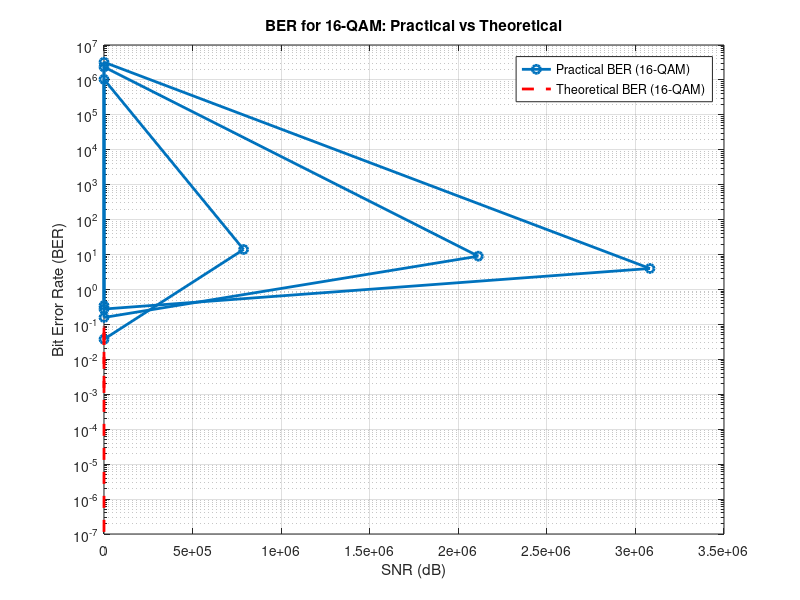
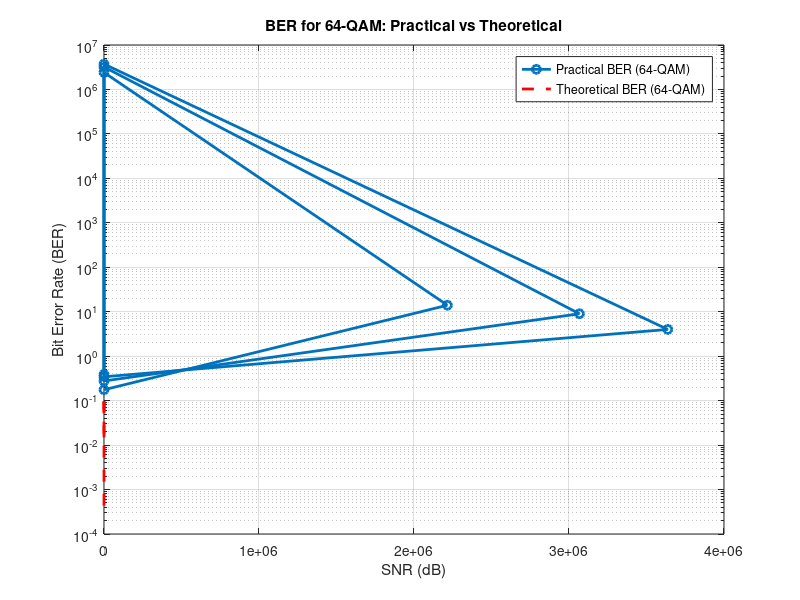

Recreate these plots in MATLAB, in order.
% Открываем файл для чтения практических данных
fid = fopen('QAM16.txt', 'r');

% Пропускаем первую строку с заголовками
fgetl(fid);

% Читаем данные из файла (SNR, количество ошибок, практическое BER, мощность сигнала, мощность шума)
data = textscan(fid, '%f %f %f %f %f'); 

% Закрываем файл
fclose(fid);

% Извлекаем данные
snr_db = data{1};        % Первая колонка - SNR
errors = data{2};        % Вторая колонка - Количество ошибок
ber_practical = data{3}; % Третья колонка - Практический BER
signal_power = data{4};  % Четвертая колонка - Мощность сигнала

% Рассчитываем теоретический BER для 16-QAM
M = 16;  % Для 16-QAM
eb_n0_db = snr_db;  % Используем те же значения SNR

% Перевод SNR из дБ в линейную шкалу
eb_n0 = 10.^(eb_n0_db / 10);

% Теоретический расчет BER для 16-QAM
ber_theoretical = (2 * (M - 1) / (M * log2(M))) .* qfunc(sqrt((3 * log2(M) * eb_n0) / (M - 1)));

% Построение графиков

% График BER (практическое и теоретическое)
figure;
semilogy(snr_db, ber_practical, '-o', 'LineWidth', 2);  % График практического BER
hold on;
semilogy(snr_db, ber_theoretical, '--r', 'LineWidth', 2); % График теоретического BER
grid on;
xlabel('SNR (dB)');
ylabel('Bit Error Rate (BER)');
title('BER for 16-QAM: Practical vs Theoretical');
legend('Practical BER (16-QAM)', 'Theoretical BER (16-QAM)');
hold off;
%% //---------------------------------------------------------------------------------------------------------
% Открываем файл для чтения практических данных
fid = fopen('QAM64.txt', 'r');

% Пропускаем первую строку с заголовками
fgetl(fid);

% Читаем данные из файла (SNR, количество ошибок, практическое BER, мощность сигнала, мощность шума)
data = textscan(fid, '%f %f %f %f %f'); 

% Закрываем файл
fclose(fid);

% Извлекаем данные
snr_db = data{1};        % Первая колонка - SNR
errors = data{2};        % Вторая колонка - Количество ошибок
ber_practical = data{3}; % Третья колонка - Практический BER
signal_power = data{4};  % Четвертая колонка - Мощность сигнала

% Рассчитываем теоретический BER для 64-QAM
M = 64;  % Для 64-QAM
eb_n0_db = snr_db;  % Используем те же значения SNR

% Перевод SNR из дБ в линейную шкалу
eb_n0 = 10.^(eb_n0_db / 10);

% Теоретический расчет BER для 64-QAM
ber_theoretical = (2 * (M - 1) / (M * log2(M))) .* qfunc(sqrt((3 * log2(M) * eb_n0) / (M - 1)));

% Построение графиков

% График BER (практическое и теоретическое)
figure;
semilogy(snr_db, ber_practical, '-o', 'LineWidth', 2);  % График практического BER
hold on;
semilogy(snr_db, ber_theoretical, '--r', 'LineWidth', 2); % График теоретического BER
grid on;
xlabel('SNR (dB)');
ylabel('Bit Error Rate (BER)');
title('BER for 64-QAM: Practical vs Theoretical');
legend('Practical BER (64-QAM)', 'Theoretical BER (64-QAM)');
hold off;



